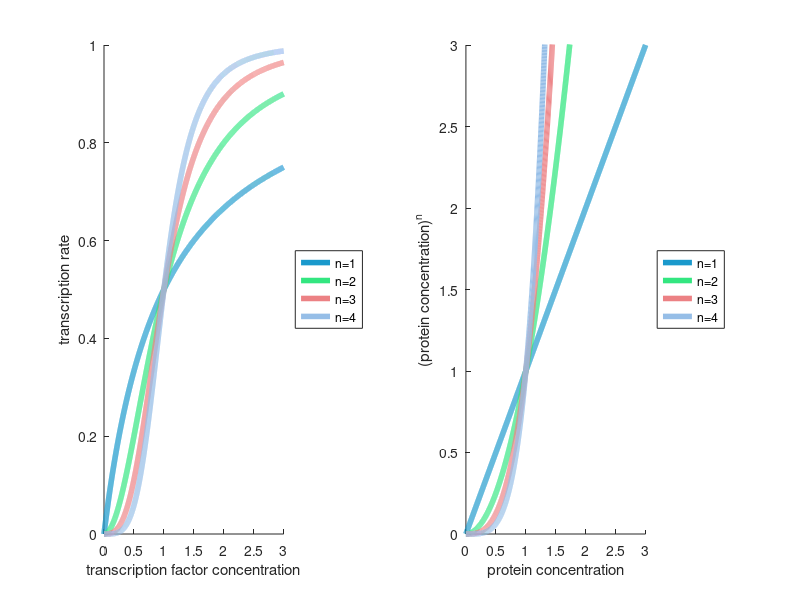

The MATLAB script that drew this image:
%% 1D x^n1

x = [0:0.001:3];

colours = [0.1 0.6 0.8;
            0.2 0.9 0.5;
             [236 129 132]./255;
                [150 190 231]./255];

figure;
subplot(1,2,1);hold
for n = [1,2,3,4]

    plot(x,(x.^n)./(1+(x.^n)),'Color',colours(n,:),'LineWidth',4)
   
end
% plot(x,x)
ylim([0 1])
xlabel('transcription factor concentration')
ylabel('transcription rate')
legend('n=1','n=2','n=3','n=4',"Location","eastoutside")

x = [0:0.001:3];

subplot(1,2,2);hold
for n = [1,2,3,4]
    plot(x,x.^n,'Color',colours(n,:),'LineWidth',4)
end
xlabel('protein concentration')
ylabel('(protein concentration)^n')
ylim([0 3])
legend('n=1','n=2','n=3','n=4',"Location","eastoutside")